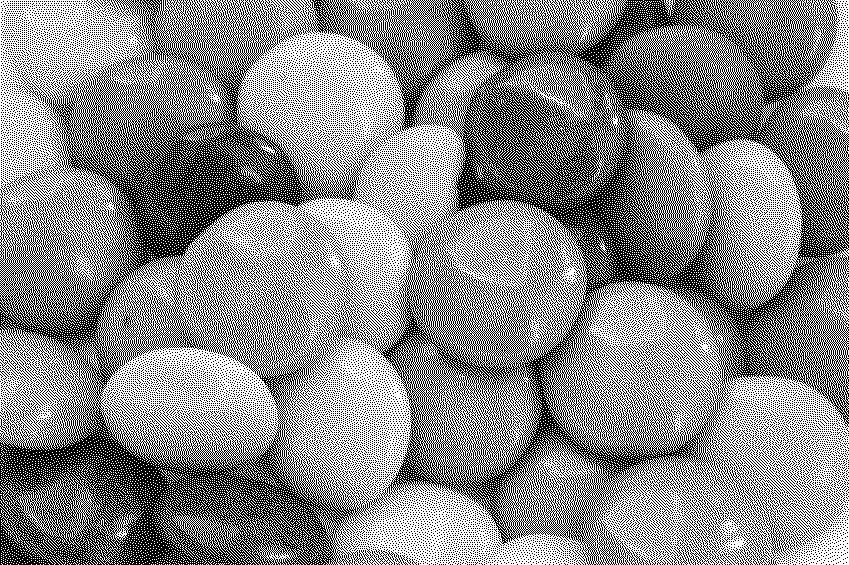
#> input picture Input.png, 849 x 565 px
$ python serverxorbinary.py
#> lines starting #> are read from the running program, lines starting #| are printed output that depends on the picture
#> the answer given: Input.png
#> further down, image is the input picture: PIL image 849x565 L; 53.7% white; black in thin lines or dots
#> the answer given: 3
#> the answer given: 1
#> the answer given: 1
### xorbinaryenc.py
import numpy as np
import hashlib
from PIL import Image

def compute_hash(image):
    return hashlib.sha256(image.tobytes()).hexdigest()

def encrypt(input_image, share_size):
#> called with share_size = 3
    image = np.asarray(input_image.convert("L"))  # Grayscale
    (row, col) = image.shape
#> row = 565; col = 849
    shares = np.random.randint(0, 256, size=(row, col, share_size - 1), dtype=np.uint8)

    last_share = image.copy()
    for i in range(share_size - 1):
        last_share = np.bitwise_xor(last_share, shares[:, :, i])
#> this loop made 2 passes
#> pass 1, in encrypt, `last_share = np.bitwise_xor(last_share, shares[:, :, i])`:
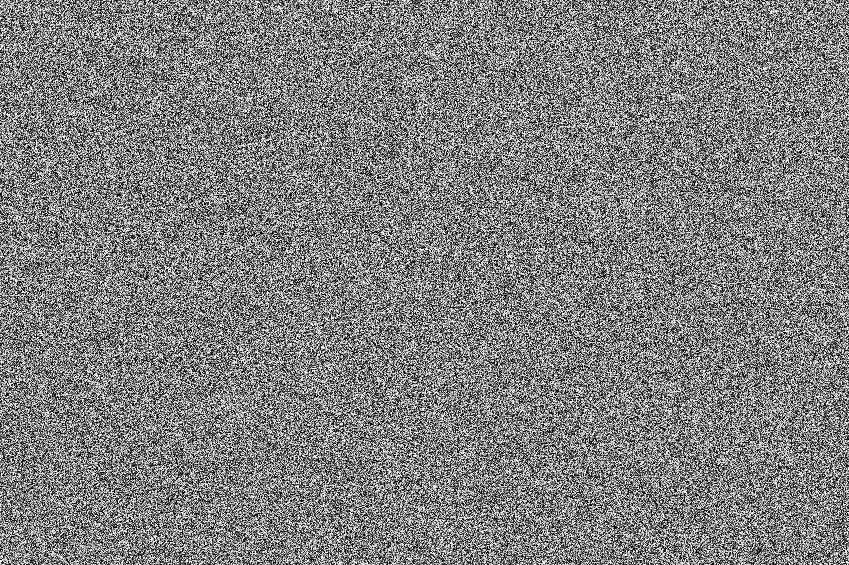
#> last_share: shape (565, 849); min 0, max 255, mean 127.5
#> pass 2, in encrypt, `last_share = np.bitwise_xor(last_share, shares[:, :, i])`:
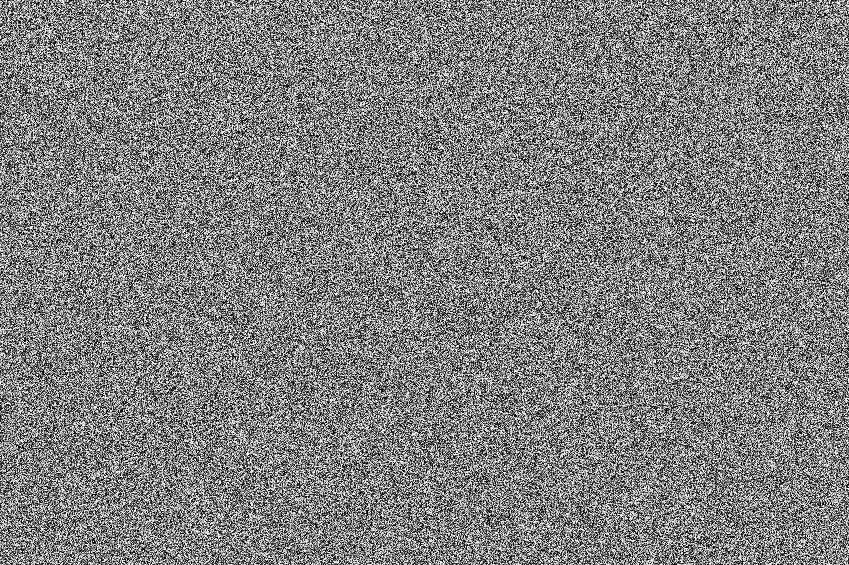
#> last_share: shape (565, 849); min 0, max 255, mean 127.5

    shares = np.concatenate((shares, last_share[..., np.newaxis]), axis=2)
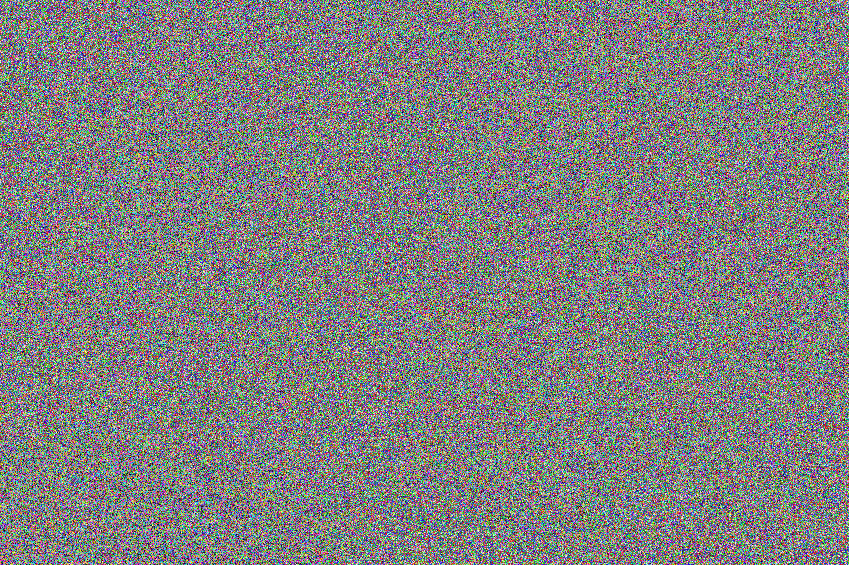
#> shares: shape (565, 849, 3); mean of channels 0, 1, 2 127.7, 127.4, 127.5; drawn as R, G, B
    return shares, image

### serverxorbinary.py
import os
import shutil
from PIL import Image
import numpy as np
from xorbinaryenc import encrypt
from tkinter import Tk, filedialog

def distribute_shares(shares, n1, n2, client_id="image1"):
#> called with n1 = 1, n2 = 1, client_id = 'Input'
    total = shares.shape[2]
#> total = 3
    n3 = total - (n1 + n2)
#> n3 = 1

    paths = [f'shared/client{i}/{client_id}' for i in range(1, 4)]
    for path in paths:
        os.makedirs(path, exist_ok=True)

    idx = 0
    for i in range(n1):
        Image.fromarray(shares[:, :, idx]).save(f'shared/client1/{client_id}/share_{i+1}.png')
        idx += 1
#> this loop made 1 pass
#> pass 1, in distribute_shares, `Image.fromarray(shares[:, :, idx]).save(f'shared/client1/{client_id}/s..`:
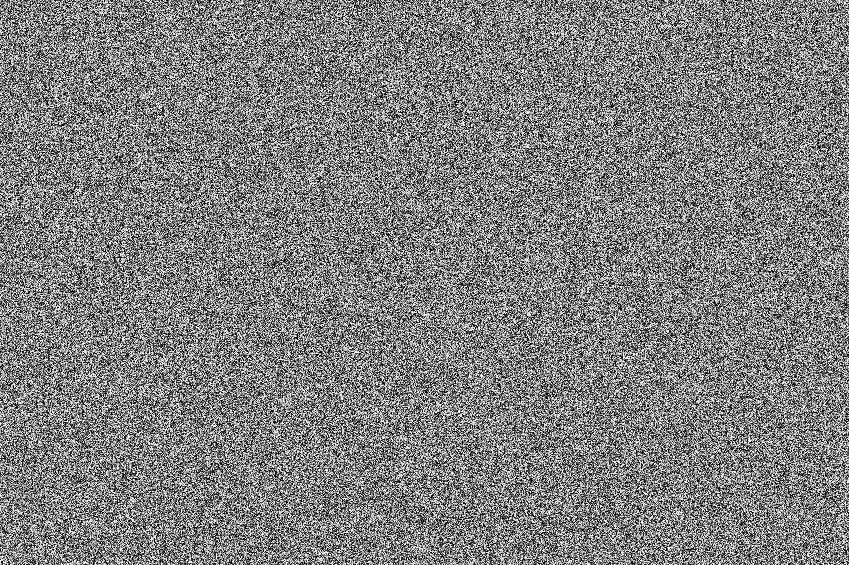
#> saved as share_1.png: PIL image 849x565 L; min 0, max 255, mean 127.7
#> after the loop, idx = 1
    for i in range(n2):
        Image.fromarray(shares[:, :, idx]).save(f'shared/client2/{client_id}/share_{i+1}.png')
        idx += 1
#> this loop made 1 pass
#> idx on pass 1: 2
#> pass 1, in distribute_shares, `Image.fromarray(shares[:, :, idx]).save(f'shared/client2/{client_id}/s..`:
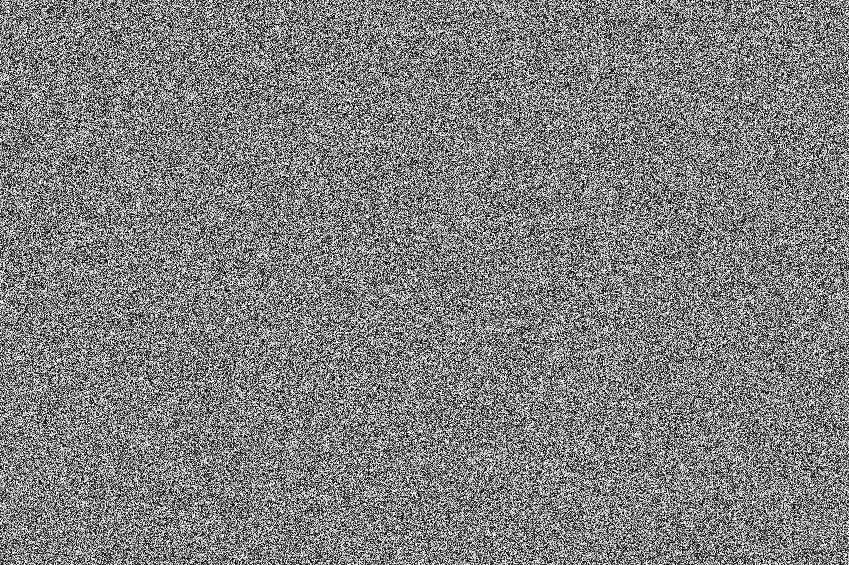
#> saved as share_1.png: PIL image 849x565 L; min 0, max 255, mean 127.4
#> after the loop, idx = 2
    for i in range(n3):
        Image.fromarray(shares[:, :, idx]).save(f'shared/client3/{client_id}/share_{i+1}.png')
        idx += 1
#> this loop made 1 pass
#> idx on pass 1: 3
#> after the loop, idx = 3

    print(f"\n✅ Distributed {n1} to Client 1, {n2} to Client 2, and {n3} to Client 3.")
#| ✅ Distributed 1 to Client 1, 1 to Client 2, and 1 to Client 3.

if __name__ == "__main__":
    root = Tk()
    root.withdraw()

    image_path = filedialog.askopenfilename(
        title="Select a grayscale image",
        filetypes=[("Image Files", "*.png *.jpg *.jpeg *.bmp")]
    )

    if not image_path:
        print("No image selected.")
        exit(0)

    image_id = os.path.splitext(os.path.basename(image_path))[0]

    if os.path.exists('shared'):
        shutil.rmtree('shared')

    os.makedirs('shared/client1', exist_ok=True)
    os.makedirs('shared/client2', exist_ok=True)
    os.makedirs('shared/client3', exist_ok=True)

    image = Image.open(image_path).convert("L")  # Grayscale
    total = int(input("🔢 Total number of shares to create (e.g., 6): "))
    n1 = int(input(f"📦 Shares to Client 1 (0 to {total-2}): "))
    n2 = int(input(f"📦 Shares to Client 2 (0 to {total-n1-1}): "))

    shares, _ = encrypt(image, total)
    distribute_shares(shares, n1, n2, image_id)

$ run again, on c.png
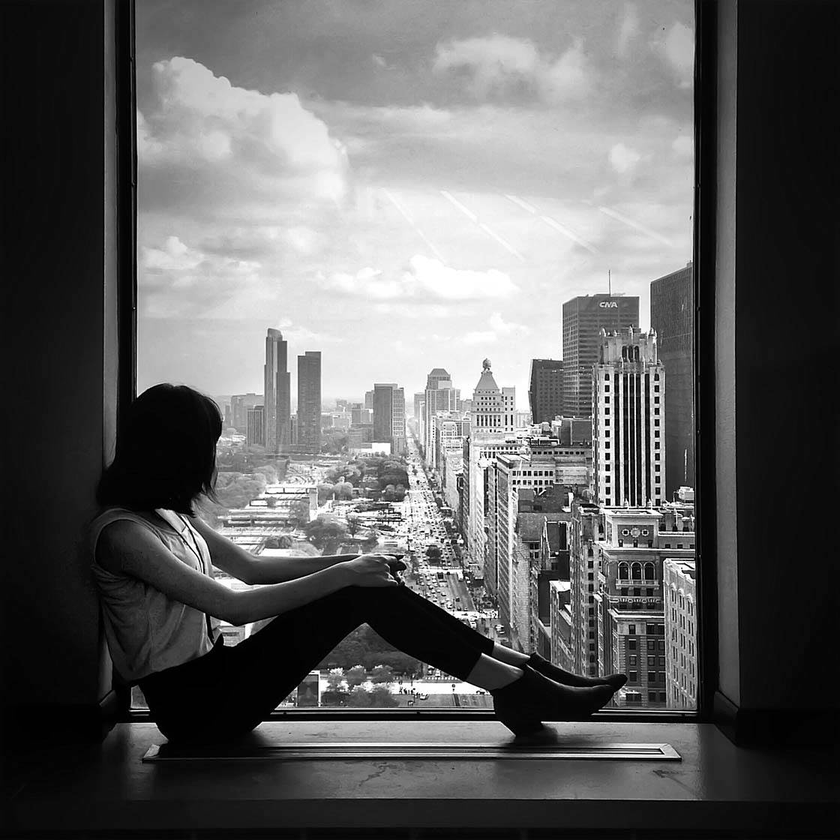
#> input picture c.png, 840 x 840 px, shrunk from 1120 x 1120 before the run
#> image is the input picture: PIL image 840x840 L; min 0, max 255, mean 97.1
#> the loop in distribute_shares, `for i in range(n1):` made 1 pass
#> pass 1, in distribute_shares, `Image.fromarray(shares[:, :, idx]).save(f'shared/client1/{client_id}/s..`:
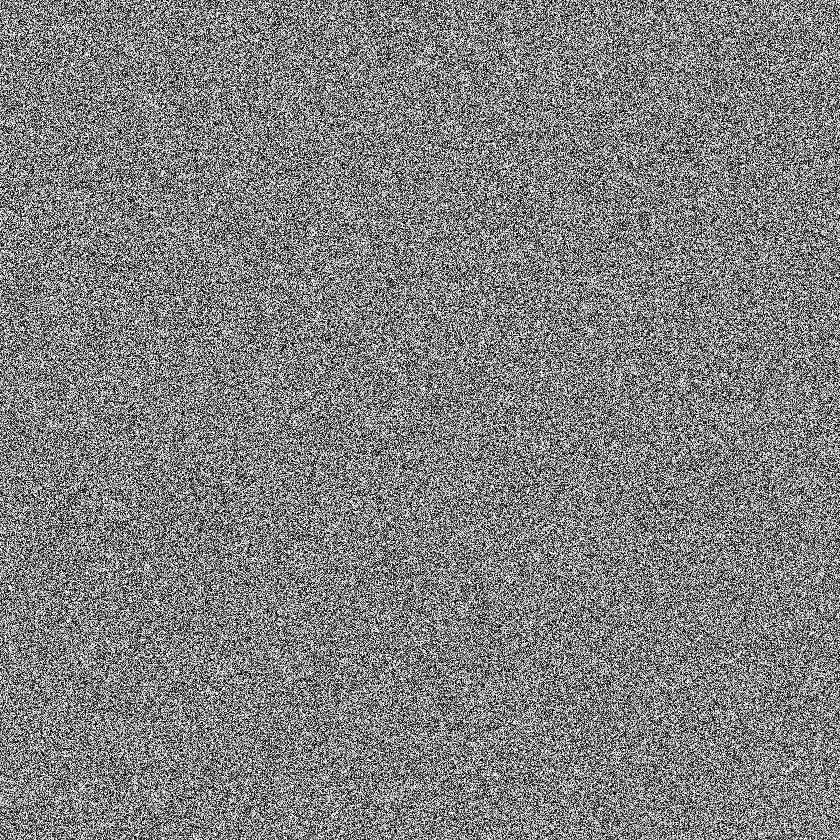
#> saved as share_1.png: PIL image 840x840 L; min 0, max 255, mean 127.6
#> after the loop in distribute_shares, `for i in range(n1):`: idx = 1
#> the loop in distribute_shares, `for i in range(n2):` made 1 pass
#> idx on pass 1: 2
#> pass 1, in distribute_shares, `Image.fromarray(shares[:, :, idx]).save(f'shared/client2/{client_id}/s..`:
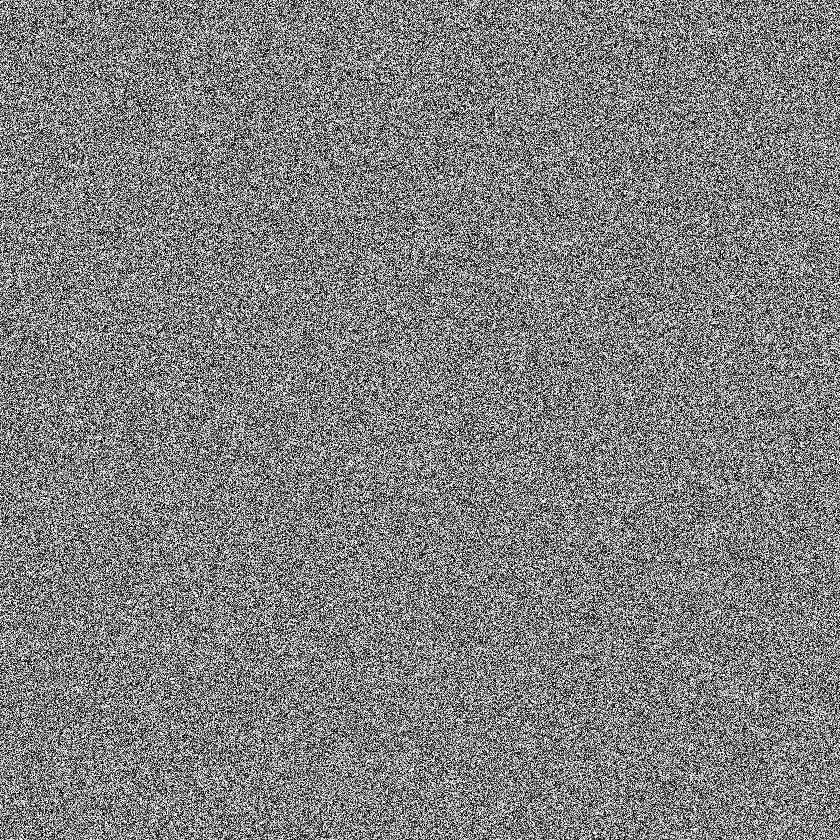
#> saved as share_1.png: PIL image 840x840 L; min 0, max 255, mean 127.5
#> after the loop in distribute_shares, `for i in range(n2):`: idx = 2
#> the loop in distribute_shares, `for i in range(n3):` made 1 pass
#> idx on pass 1: 3
#> after the loop in distribute_shares, `for i in range(n3):`: idx = 3
#| ✅ Distributed 1 to Client 1, 1 to Client 2, and 1 to Client 3.
